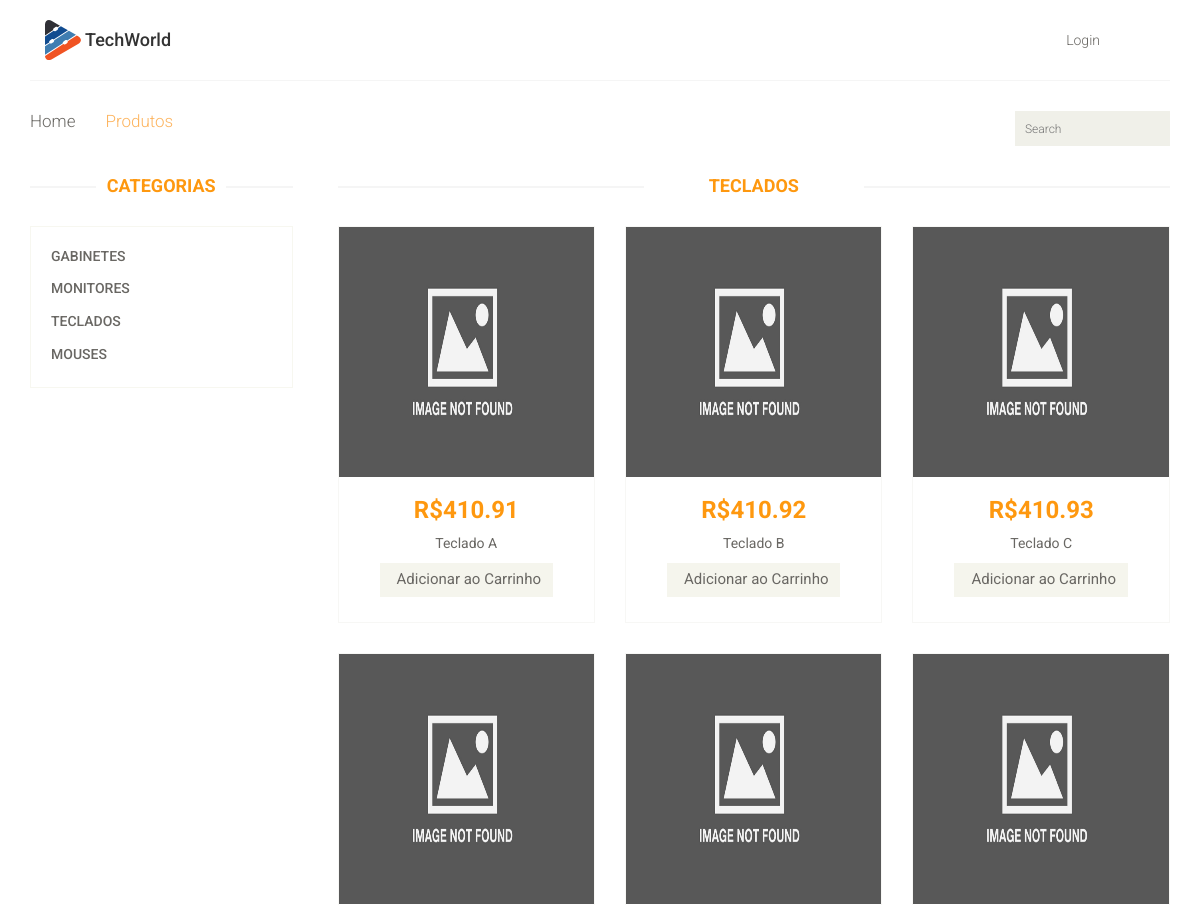
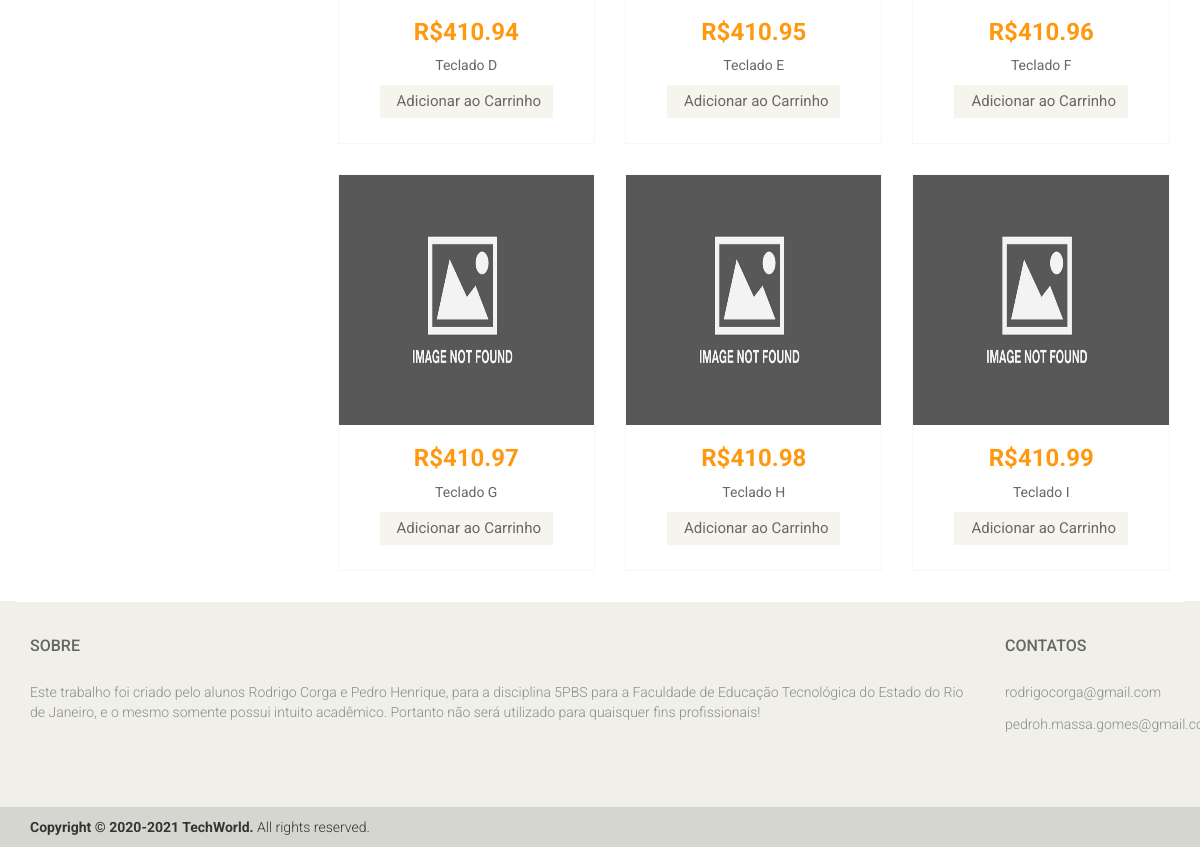
The page /loja2 on the database its author committed (2 pictures, top to bottom).
### models.py (models this page shows, shortened)
class Produto(db.Model):
    id = db.Column(db.Integer, primary_key=True)
    nome = db.Column(db.String(64), nullable=False)
    preco = db.Column(db.Float, nullable=False)
    estoque = db.Column(db.Integer, nullable=False)
    categoria = db.Column(db.String(64), nullable=False)
    descricao = db.Column(db.String(264))
    url = db.Column(db.String(264))

### views.py (the view, shortened to what this page needs)
@app.route('/loja2', methods=['GET','POST'])
def loja2():
    teclados = Produto.query.filter_by(categoria="Teclado").all()
    return render_template("loja2.html", teclados=teclados)

### templates/loja2.html (shortened to what this page needs)
<!DOCTYPE html>
<html lang="pt-br">
<head>
    <link href="./static/css/utilitybootstrap.min.css" rel="stylesheet">
    <link href="./static/css/prettyPhoto.css" rel="stylesheet">
    <link href="./static/css/price-range.css" rel="stylesheet">
    <link href="./static/css/animate.css" rel="stylesheet">
	<link href="./static/css/shopmain.css" rel="stylesheet">
	<link href="./static/css/responsive.css" rel="stylesheet">
</head>
<body>
	<header id="header">
		<div class="header-middle">
			<div class="container">
				<div class="row">
					<div class="col-md-1 clearfix">
						<div class="logo pull-left">
							<a href="{{ url_for('index') }}"><img src="./static/icons/techworld.svg" alt="TechWorld-Logo" height="40px"/></a>
						</div>
					</div>
					<div class="col-md-3 clearfix" style="margin-left:-55px;">
						<h4>TechWorld</h4>
					</div>
					<div class="col-md-8 clearfix">
						<div class="shop-menu clearfix pull-right">
							<ul class="nav navbar-nav">
								{% if current_user.is_authenticated %}
								<li><a href="{{ url_for('carrinho') }}"><i class="fa fa-shopping-cart"></i>Carrinho</a></li>
								<li><a href="{{ url_for('logout') }}"><i class="fa fa-lock"></i> Logout</a></li>
								{% else %}
								<li><a href="{{ url_for('login') }}"> Login</a></li>
								{% endif %}
							</ul>
						</div>
					</div>
				</div>
			</div>
		</div>
		<div class="header-bottom">
			<div class="container">
				<div class="row">
					<div class="col-sm-9">
						<div class="mainmenu pull-left">
							<ul class="nav navbar-nav collapse navbar-collapse">
								<li><a href="{{ url_for('index') }}">Home</a></li>
								<li><a href="{{ url_for('loja0') }}" class="active">Produtos</a></li>
							</ul>
						</div>
					</div>
					<div class="col-sm-3">
						<div class="search_box pull-right">
							<input type="text" placeholder="Search"/>
						</div>
					</div>
				</div>
			</div>
		</div>
	</header>
	<section>
		<div class="container">
			<div class="row">
				<div class="col-sm-3">
					<div class="left-sidebar">
						<h2>Categorias</h2>
						<div class="panel-group category-products" id="accordian">
							<div class="panel panel-default">
								<div class="panel-heading">
									<h4 class="panel-title"><a href="{{ url_for('loja0') }}">Gabinetes</a></h4>
								</div>
							</div>
							<div class="panel panel-default">
								<div class="panel-heading">
									<h4 class="panel-title"><a href="{{ url_for('loja1') }}">Monitores</a></h4>
								</div>
							</div>
							<div class="panel panel-default">
								<div class="panel-heading">
									<h4 class="panel-title"><a href="{{ url_for('loja2') }}">Teclados</a></h4>
								</div>
							</div>
							<div class="panel panel-default">
								<div class="panel-heading">
									<h4 class="panel-title"><a href="{{ url_for('loja3') }}">Mouses</a></h4>
								</div>
							</div>
						</div>
					</div>
				</div>
				<div class="col-sm-9 padding-right">
					<div class="features_items">
						<h2 class="title text-center">Teclados</h2>
						{% for teclado in teclados %}
						<div class="col-sm-4">
							<div class="product-image-wrapper">
								<div class="single-products">
									<form method="POST">
										<div class="productinfo text-center">
											<img src="./static/imagens/produtos/NotFound.jpg" alt="" height="250em"/>
											<h2>R${{teclado.preco}}</h2>
											<p>{{teclado.nome}}</p>
											<button type="submit" class="btn btn-default add-to-cart">Adicionar ao Carrinho</button>
										</div>
										<div class="product-overlay">
											<div class="overlay-content">
											</div>
										</div>
									</form>
								</div>
							</div>
						</div>
						{% endfor %}
					</div>
				</div>
			</div>
		</div>
	</section>
	<footer id="footer">
		<div class="footer-widget">
			<div class="container">
				<div class="row">
					<div class="col-sm-10">
						<div class="single-widget">
							<h2>Sobre</h2>
							<ul class="nav nav-pills nav-stacked">
								<li><a href="#">
									Este trabalho foi criado pelo alunos Rodrigo Corga e Pedro Henrique,
									para a disciplina 5PBS para a  Faculdade de Educação Tecnológica do
									Estado do Rio de Janeiro, e o mesmo somente possui intuito acadêmico.
									Portanto não será utilizado para quaisquer fins profissionais!
								</a></li>
							</ul>
						</div>
					</div>
					<div class="col-sm-2">
						<div class="single-widget">
							<h2>Contatos</h2>
							<ul class="nav nav-pills nav-stacked">
								<li><a href="#">rodrigocorga@gmail.com</a></li>
								<li><a href="#">pedroh.massa.gomes@gmail.com</a></li>
							</ul>
						</div>
					</div>
				</div>
			</div>
		</div>
		<div class="footer-bottom">
			<div class="container">
				<div class="row">
					<p class="pull-left"><strong>Copyright &copy; 2020-2021 TechWorld.</strong>
						All rights reserved.</p>
				</div>
			</div>
		</div>
	</footer>
</body>
</html>

### rows shown on the page
Produto: preco "410.91", nome "Teclado A"
Produto: preco "410.92", nome "Teclado B"
Produto: preco "410.93", nome "Teclado C"
Produto: preco "410.94", nome "Teclado D"
Produto: preco "410.95", nome "Teclado E"
Produto: preco "410.96", nome "Teclado F"
Produto: preco "410.97", nome "Teclado G"
Produto: preco "410.98", nome "Teclado H"
Produto: preco "410.99", nome "Teclado I"
